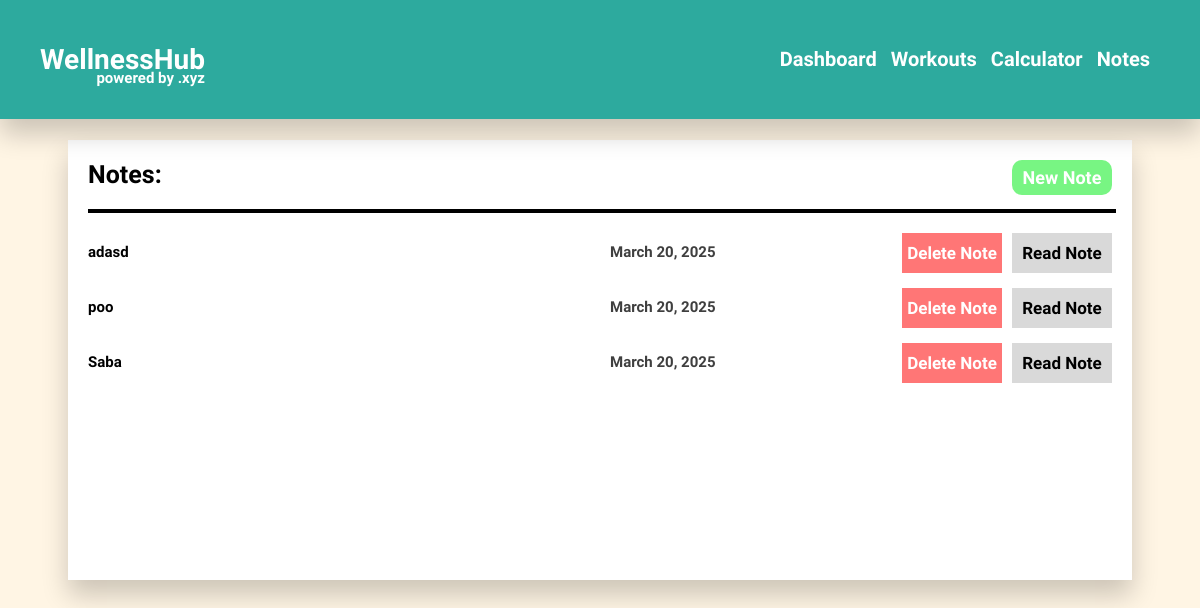
/notes/ (signed in), run on the app's committed database.
### wh/models.py (models this page shows, shortened)
class Note(models.Model):
    user = models.ForeignKey(User, on_delete=models.CASCADE, related_name="user_of_note")
    title = models.CharField(max_length=50)
    text = models.CharField(max_length=1500)
    date = models.DateField(default=timezone.now)

### wh/views.py (the view)
# urls.py: path('notes/', views.notes, name="notes"),
def notes(request):
    notes_list = Note.objects.all().filter(user=request.user)
    return render(request, "notes.html", {
        "notes": notes_list
    })

### wh/templates/notes.html (shortened to what this page needs)
{% extends 'layout.html' %}
{% load static %}
{% block head %}
    <link href="{% static 'css/notes.css' %}" rel="stylesheet">
{% endblock %}
{% block body %}
    <div class="notes-div" id="notes-div">
        <h1 class="notes-title">Notes:</h1>
        <button class="notes-new" onclick="new_note()">New Note</button>
        <hr class="notes-line">
        {% if notes != '' %}
            {% for i in notes|dictsortreversed:"id" %}
                <div class="note" id='note{{ i.pk }}'>
                    <h1 class="note-title">{{ i.title }}</h1>
                    <h1 class="note-date">{{ i.date }}</h1>
                    <button class="note-button1" onclick="delete_note(`{{ i.pk }}`)" style="cursor: pointer;">Delete Note</button>
                    <button class="note-button2" onclick="read_note(`{{ i.pk }}`)" style="cursor: pointer;">Read Note</button>
                </div>
            {% endfor %}
        {% endif %}
    </div>
{% endblock %}

### wh/static/css/notes.css (style rules this page uses)
.notes-div { position: relative; top: 0; left: 60px; width: calc(100% - 160px); height: 400px; padding: 20px; background-color: white; box-shadow: 0px 15px 25px rgba(0, 0, 0, 0.201); margin-top: 140px; overflow-y: auto; overflow-x: hidden; }
.notes-title { position: relative; top: 0px; left: 0px; width: max-content; height: max-content; font-family: "Itim"; font-size: 25px; font-weight: bold; padding: 0; margin: 0; }
.notes-new { position: absolute; top: 20px; right: 20px; width: 100px; height: 35px; border: none; border-radius: 10px; background-color: #78F583; color: white; font-family: "Itim"; font-size: 18px; font-weight: bold; }
.notes-line { position: relative; top: 0; left: 0; width: 100%; height: max-content; border: 2px solid black; margin-top: 20px; margin-bottom: 20px; }
.note { position: relative; display: grid; top: 0; left: 0; width: 100%; height: max-content; margin-bottom: 15px; grid-template-columns: 50% 10px calc(50% - 220px) 100px 10px 100px; }
.note-title { position: relative; top: 10px; left: 0; width: 100%; height: max-content; font-family: "Itim"; font-size: 15px; font-weight: bold; color: black; padding: 0; margin: 0; grid-column-start: 1; grid-column-end: 2; }
.note-date { position: relative; top: 10px; left: 0; width: 100%; height: max-content; font-family: "Itim"; font-size: 15px; font-weight: bold; color: rgb(63, 63, 63); padding: 0; margin: 0; grid-column-start: 3; grid-column-end: 4; }
.note-button1 { position: relative; top: 0; left: 0; width: 100%; height: 100%; padding: 0; margin: 0; padding-left: 5px; padding-right: 5px; padding-top: 10px; padding-bottom: 10px; background-color: #FF7676; color: white; grid-column-start: 4; grid-column-end: 5; font-family: "Itim"; font-size: 17px; font-weight: bold; border: none; }
.note-button2 { position: relative; top: 0; left: 0; width: 100%; height: 100%; padding: 0; margin: 0; padding-left: 5px; padding-right: 5px; padding-top: 5px; padding-bottom: 5px; background-color: #D9D9D9; color: black; grid-column-start: 6; grid-column-end: 7; font-family: "Itim"; font-size: 17px; font-weight: bold; border: none; }

### wh/static/css/layout.css (style rules this page uses)
.body { background-color: #FFF5E4; }

### data on the page
Note: title "adasd", date "March 20, 2025"
Note: title "poo", date "March 20, 2025"
Note: title "Saba", date "March 20, 2025"
